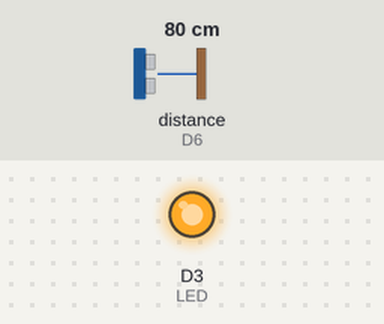
This sketch was run on a simulated ESP8266 (NodeMCU). On the bench: output pins drawn as LEDs (lit = HIGH). Wiring (inferred from the names in the program): ultrasonic range finder: trigger D5; echo D6. Inputs (shaded band) come from the test bench; at power-on: distance to the obstacle (sensor on D6) 80 cm. The echo pulse lasts 58.3 µs per cm; pins used as bus, display or sensor lines are not drawn; what the sketch prints to the serial monitor is not drawn.

Above: at 0.1 s.
Timing chart, 0 to 1.6 s (numbered marks = the images above):
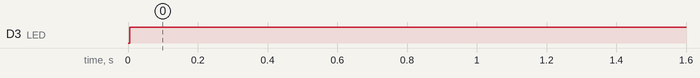

The sketch:

NO_PARKING.ino
```cpp
const int trigPin = D5;
 const int echoPin = D6;
 const int trigPin1 = D1;
 const int echoPin1 = D2;
 #define LED D3
  // trig D2 eco d1
 long duration;
 float distance;
 void setup() {

 pinMode(LED, OUTPUT);
 pinMode(trigPin,OUTPUT); // Sets the trigPin as an Output
 pinMode(echoPin,INPUT);
  pinMode(trigPin1,OUTPUT); // Sets the trigPin as an Output
 pinMode(echoPin1,INPUT);// Sets the echoPin as an Input
 Serial.begin(115200); // Starts the serial communication
 }
 void loop() {
 // Clears the trigPin
distance=dis(trigPin,echoPin);
 if(distance<=10)
 {
    digitalWrite(LED,HIGH);
 }
 else
 {
    distance=dis(trigPin1,echoPin1);
    if(distance<=10)
    {
     digitalWrite(LED,HIGH);
    }
    else
    {
      digitalWrite(LED,LOW);
    }
 }
 delay(2000);
 }
 float dis(int trigPin,int echoPin)
 {
   digitalWrite(trigPin, LOW);
 delayMicroseconds(10);
 // Sets the trigPin on HIGH state for 10 micro seconds
 digitalWrite(trigPin, HIGH);
 delayMicroseconds(10);
 digitalWrite(trigPin, LOW);
 // Reads the echoPin, returns the sound wave travel time in microseconds
 duration = pulseIn(echoPin, HIGH);
 // Calculating the distance
 distance= duration*0.034/2;
 // Prints the distance on the Serial Monitor
 Serial.print("Distance: ");
 Serial.println(distance);
 }
```

Measured:
- by itself, D3 (LED): LOW → HIGH at 0.01 s
